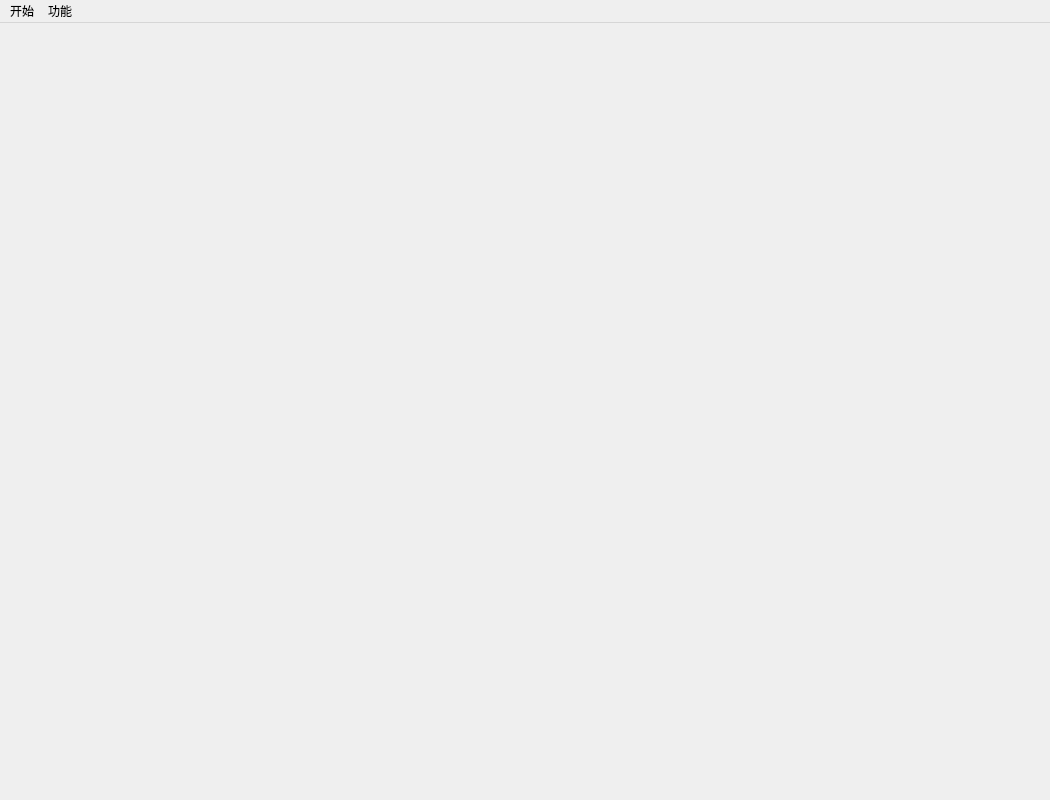
<?xml version="1.0" encoding="UTF-8"?>
<ui version="4.0">
 <class>MainWindow</class>
 <widget class="QMainWindow" name="MainWindow">
  <property name="geometry">
   <rect>
    <x>0</x>
    <y>0</y>
    <width>1050</width>
    <height>800</height>
   </rect>
  </property>
  <property name="windowTitle">
   <string>MainWindow</string>
  </property>
  <widget class="QWidget" name="centralwidget">
   <widget class="toolWidget" name="tool" native="true">
    <property name="geometry">
     <rect>
      <x>740</x>
      <y>0</y>
      <width>310</width>
      <height>650</height>
     </rect>
    </property>
   </widget>
   <widget class="displayWidget" name="display" native="true">
    <property name="geometry">
     <rect>
      <x>0</x>
      <y>0</y>
      <width>741</width>
      <height>800</height>
     </rect>
    </property>
   </widget>
  </widget>
  <widget class="QMenuBar" name="menubar">
   <property name="geometry">
    <rect>
     <x>0</x>
     <y>0</y>
     <width>1050</width>
     <height>21</height>
    </rect>
   </property>
   <widget class="QMenu" name="menu">
    <property name="title">
     <string>开始</string>
    </property>
    <addaction name="newOne"/>
    <addaction name="separator"/>
    <addaction name="action_Open"/>
    <addaction name="separator"/>
    <addaction name="action_Save"/>
   </widget>
   <widget class="QMenu" name="menu_2">
    <property name="title">
     <string>功能</string>
    </property>
    <addaction name="actionDetail"/>
    <addaction name="actionRelative"/>
    <addaction name="actionSearch"/>
    <addaction name="separator"/>
    <addaction name="actionSta"/>
    <addaction name="separator"/>
    <addaction name="actionShowTree"/>
   </widget>
   <addaction name="menu"/>
   <addaction name="menu_2"/>
  </widget>
  <action name="action_Open">
   <property name="text">
    <string>打开文件</string>
   </property>
  </action>
  <action name="action_Save">
   <property name="text">
    <string>保存</string>
   </property>
  </action>
  <action name="actionSearch">
   <property name="text">
    <string>信息搜索</string>
   </property>
  </action>
  <action name="actionRelative">
   <property name="text">
    <string>按亲戚关系查询</string>
   </property>
  </action>
  <action name="actionDetail">
   <property name="text">
    <string>详细信息</string>
   </property>
  </action>
  <action name="actionReload">
   <property name="text">
    <string>刷新</string>
   </property>
  </action>
  <action name="action_newSave">
   <property name="text">
    <string>另存为</string>
   </property>
  </action>
  <action name="newOne">
   <property name="text">
    <string>新建</string>
   </property>
  </action>
  <action name="actionSta">
   <property name="text">
    <string>统计信息</string>
   </property>
  </action>
  <action name="actionShowTree">
   <property name="text">
    <string>展示家族树</string>
   </property>
  </action>
 </widget>
 <customwidgets>
  <customwidget>
   <class>toolWidget</class>
   <extends>QWidget</extends>
   <header location="global">toolwidget.h</header>
   <container>1</container>
  </customwidget>
  <customwidget>
   <class>displayWidget</class>
   <extends>QWidget</extends>
   <header>displaywidget.h</header>
   <container>1</container>
  </customwidget>
 </customwidgets>
 <resources/>
 <connections/>
</ui>
